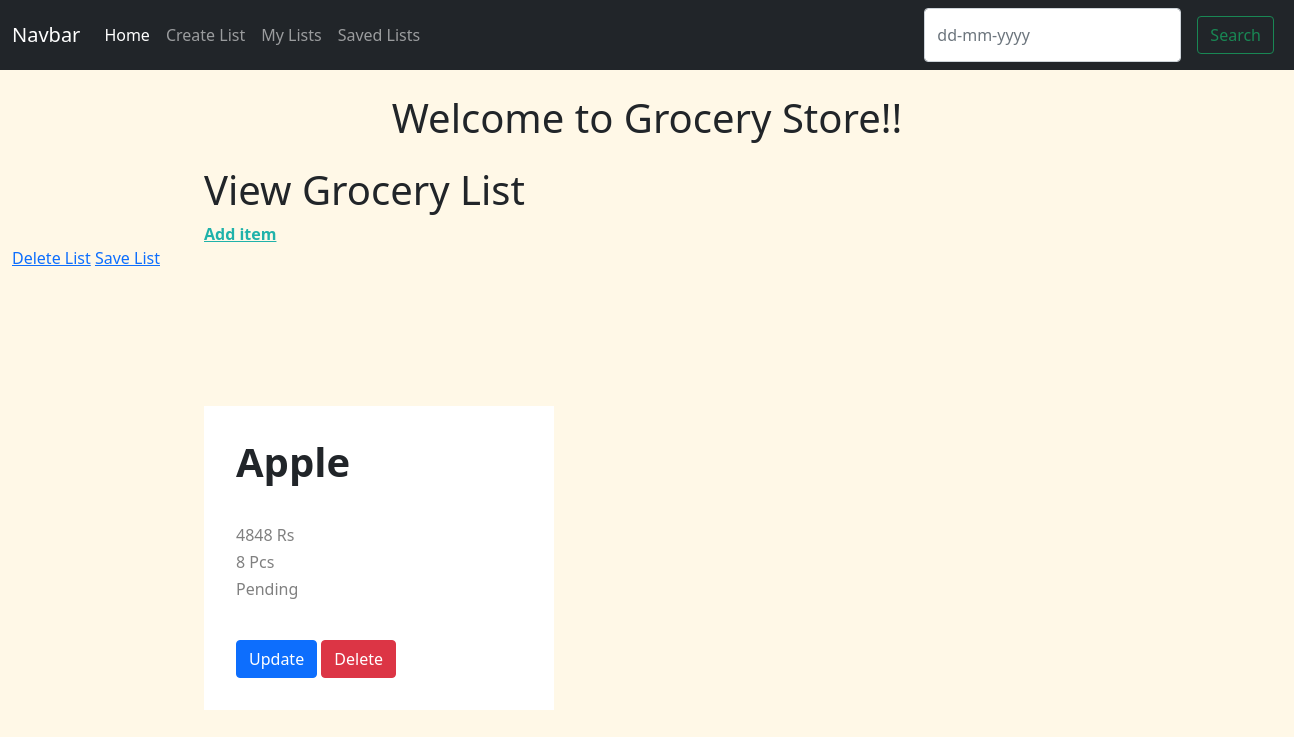
The page /view-grocery/18-09-2021 (signed in) on the database as committed earlier.
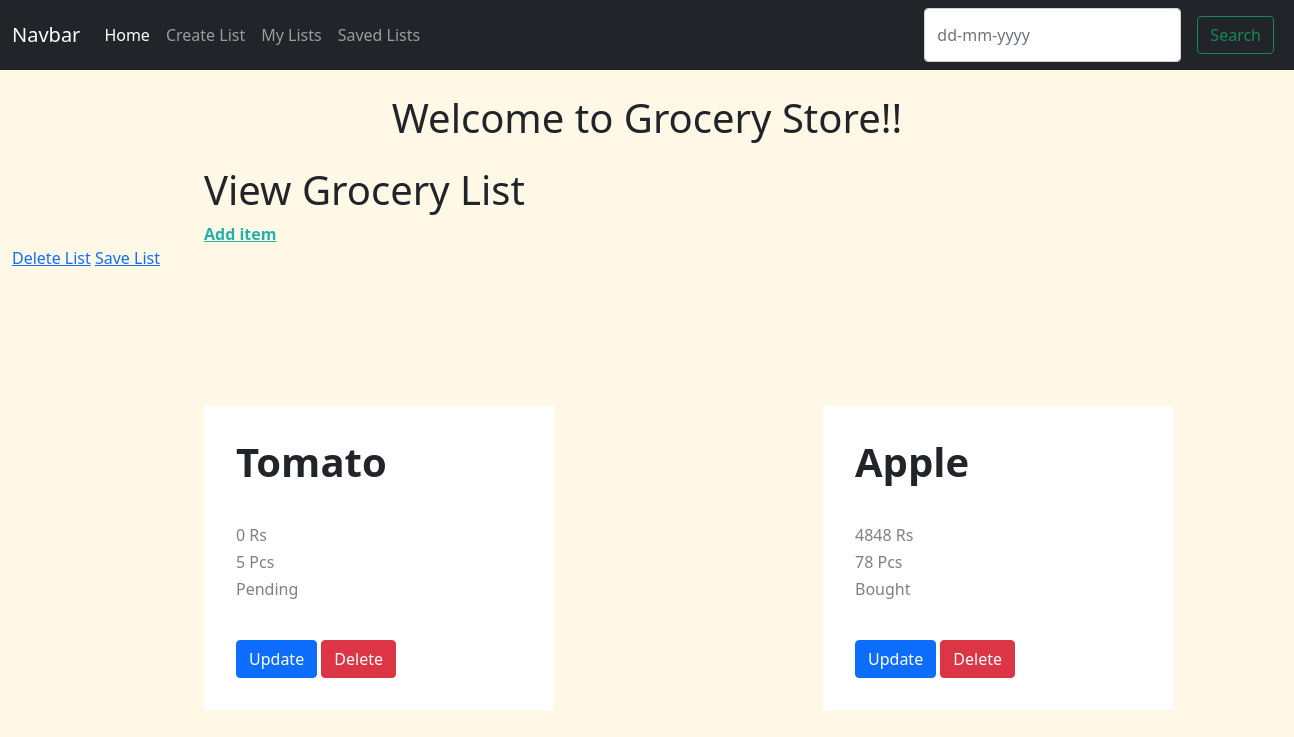
The same page on the database as committed later.
### grocery_app/models.py (models this page shows, shortened)
class Grocery(models.Model):
    name = models.CharField(max_length=40)
    price = models.IntegerField(default=0)
    quantity = models.IntegerField(default=0)
    status = models.CharField(max_length=20, default='Pending', choices=choices)
    class Meta:
        verbose_name = 'Groceries'

### grocery_app/views.py (the view)
# urls.py: path('view-grocery/<yyyy:date>', views.helper, name='view-grocery'),
def helper(request, date):
    temp = str(date.date()).split('-')
    temp = reversed(temp)
    temp = "-".join(temp)
    input_value = temp
    print(input_value)
    input_value = str(input_value)
    if input_value == 'N/A':
        date = datetime.datetime.now().date()
    else:
        try:
            res = datetime.datetime.strptime(str(input_value), '%d-%m-%Y')
        except ValueError:
            context = {
            'groceries' : 'Na'
            }
            messages.success(request, 'wrong date format, try again!!!')
            return redirect("/")
        date = datetime.datetime.strptime(str(input_value), '%d-%m-%Y')
        print(date.date())
    temp = GroceryList.objects.filter(user=request.user).filter(time=datetime.datetime.strptime(input_value, '%d-%m-%Y')).first()
    print("here2")
    print(temp)
    if temp is  None:
        context = {
            'groceries' : None
        }
        messages.success(request, 'No list with this date create a new list')
        return redirect("/")
    groceries = GroceryList.objects.filter(user=request.user).filter(time=datetime.datetime.strptime(input_value, '%d-%m-%Y'))[0].groceries.all()
    list = []
    for grocery in groceries:
        list.append(grocery)
    context = {
        'groceries': list,
        'date' : date.date(),
    }
    return render(request, 'grocery_app/home2.html', context)

### grocery_app/models.py (called while the page is built)
    def __str__(self):
        return str(self.user) + ' Grocery-List ' + str(self.time)

### grocery_app/urls.py (called while the page is built)
    def to_python(self, value):
        return datetime.datetime.strptime(value, '%d-%m-%Y')

### grocery_app/templates/grocery_app/home2.html (shortened to what this page needs)
{% extends 'grocery_app/layout.html' %}
{% block body %}
    <div class="container-fluid main-div">
    <h1 class='section-header'> Welcome to Grocery Store!! </h1>
    <div ='parent-div-list'>
        <div class='item-adder-div'>
            <h1>View Grocery List</h1>
            <a class='add-item' href="{% url 'create-grocery-list' date %}">Add item</a>
        </div>
        <div class='delete-list'>
            <a href="{% url 'delete-list' date %}">Delete List</a>
            <a href="{% url 'save-list' date %}">Save List</a>
        </div>
    </div>
    <div class='store-header'>
        {% if groceries is None %}
            <p> No List with this date </p>
        {% elif groceries == 'Na' %}
            <p>Wrong Date  format </p>
        {% else %}
        {% for grocery in groceries %}
            <div class='child'>
                <div class='grocery-content'>
                    <h1 class='grocery-name name'>{{grocery.name}}<h1></br>
                    <h4 class='grocery-name'>{{grocery.price}} Rs</h4></br>
                    <h4 class='grocery-name'>{{grocery.quantity}} Pcs</h4></br>
                    <h4 class='grocery-status'>{{grocery.status}}</h4></br>
                    <a class="btn btn-primary" href="{% url 'update-grocery-list' grocery.id date %}">Update</a>
                    <a class="btn btn-danger" href="{% url 'remove-grocery-list' grocery.id date%}">Delete</a>
                </div>
            </div>
        {% endfor %}
        {% endif %}
{% endblock body %}

Rows that differ between the two databases and show on the page:
now on this page (row unchanged): Grocery: name "Tomato", price "0", quantity "5", status "Pending"
changed Grocery "Apple": quantity "8" → "78"; status "Pending" → "Bought"
